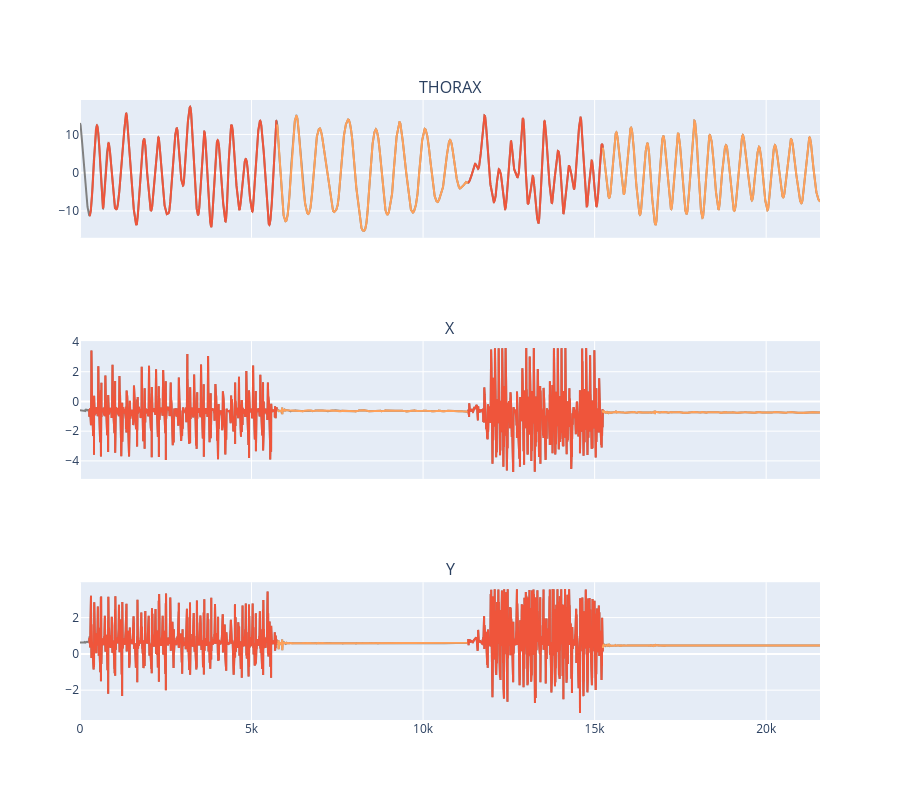

Write notebook code for a chart like this one.
### Code cell
fig = segment_plot(df, metadata["sequences"])
fig

### Figure 1 — Plotly figure (JSON) as saved in the notebook; plotly's stock layout.template omitted (floating-point values rounded to 4 significant figures; data arrays with more than 128 entries replaced by an {"elided": "..."} marker saying what was removed)
{"data": [{"line": {"color": "gray"}, "mode": "lines", "name": "other", "type": "scatter", "x": {"elided": "21570 int values"}, "xaxis": "x", "y": {"elided": "21570 float values"}, "yaxis": "y"}, {"line": {"color": "gray"}, "mode": "lines", "name": "other", "type": "scatter", "x": {"elided": "21570 int values"}, "xaxis": "x2", "y": {"elided": "21570 float values"}, "yaxis": "y2"}, {"line": {"color": "gray"}, "mode": "lines", "name": "other", "type": "scatter", "x": {"elided": "21570 int values"}, "xaxis": "x3", "y": {"elided": "21570 float values"}, "yaxis": "y3"}, {"line": {"color": "#EF553B"}, "mode": "lines", "name": "DESCENTE", "type": "scatter", "x": {"elided": "5465 int values"}, "xaxis": "x", "y": {"elided": "5465 float values"}, "yaxis": "y"}, {"line": {"color": "#EF553B"}, "mode": "lines", "name": "DESCENTE", "type": "scatter", "x": {"elided": "5465 int values"}, "xaxis": "x2", "y": {"elided": "5465 float values"}, "yaxis": "y2"}, {"line": {"color": "#EF553B"}, "mode": "lines", "name": "DESCENTE", "type": "scatter", "x": {"elided": "5465 int values"}, "xaxis": "x3", "y": {"elided": "5465 float values"}, "yaxis": "y3"}, {"line": {"color": "#FFA15A"}, "mode": "lines", "name": "REPOS", "type": "scatter", "x": {"elided": "5567 int values"}, "xaxis": "x", "y": {"elided": "5567 float values"}, "yaxis": "y"}, {"line": {"color": "#FFA15A"}, "mode": "lines", "name": "REPOS", "type": "scatter", "x": {"elided": "5567 int values"}, "xaxis": "x2", "y": {"elided": "5567 float values"}, "yaxis": "y2"}, {"line": {"color": "#FFA15A"}, "mode": "lines", "name": "REPOS", "type": "scatter", "x": {"elided": "5567 int values"}, "xaxis": "x3", "y": {"elided": "5567 float values"}, "yaxis": "y3"}, {"line": {"color": "#EF553B"}, "mode": "lines", "name": "DESCENTE", "type": "scatter", "x": {"elided": "3925 int values"}, "xaxis": "x", "y": {"elided": "3925 float values"}, "yaxis": "y"}, {"line": {"color": "#EF553B"}, "mode": "lines", "name": "DESCENTE", "type": "scatter", "x": {"elided": "3925 int values"}, "xaxis": "x2", "y": {"elided": "3925 float values"}, "yaxis": "y2"}, {"line": {"color": "#EF553B"}, "mode": "lines", "name": "DESCENTE", "type": "scatter", "x": {"elided": "3925 int values"}, "xaxis": "x3", "y": {"elided": "3925 float values"}, "yaxis": "y3"}, {"line": {"color": "#FFA15A"}, "mode": "lines", "name": "REPOS", "type": "scatter", "x": {"elided": "6328 int values"}, "xaxis": "x", "y": {"elided": "6328 float values"}, "yaxis": "y"}, {"line": {"color": "#FFA15A"}, "mode": "lines", "name": "REPOS", "type": "scatter", "x": {"elided": "6328 int values"}, "xaxis": "x2", "y": {"elided": "6328 float values"}, "yaxis": "y2"}, {"line": {"color": "#FFA15A"}, "mode": "lines", "name": "REPOS", "type": "scatter", "x": {"elided": "6328 int values"}, "xaxis": "x3", "y": {"elided": "6328 float values"}, "yaxis": "y3"}], "layout": {"annotations": [{"font": {"size": 16}, "showarrow": false, "text": "THORAX", "x": 0.5, "xanchor": "center", "xref": "paper", "y": 1, "yanchor": "bottom", "yref": "paper"}, {"font": {"size": 16}, "showarrow": false, "text": "X", "x": 0.5, "xanchor": "center", "xref": "paper", "y": 0.6111, "yanchor": "bottom", "yref": "paper"}, {"font": {"size": 16}, "showarrow": false, "text": "Y", "x": 0.5, "xanchor": "center", "xref": "paper", "y": 0.2222, "yanchor": "bottom", "yref": "paper"}], "height": 800, "showlegend": false, "xaxis": {"anchor": "y", "domain": [0, 1], "matches": "x3", "showticklabels": false}, "xaxis2": {"anchor": "y2", "domain": [0, 1], "matches": "x3", "showticklabels": false}, "xaxis3": {"anchor": "y3", "domain": [0, 1]}, "yaxis": {"anchor": "x", "domain": [0.7778, 1]}, "yaxis2": {"anchor": "x2", "domain": [0.3889, 0.6111]}, "yaxis3": {"anchor": "x3", "domain": [0, 0.2222]}}}
